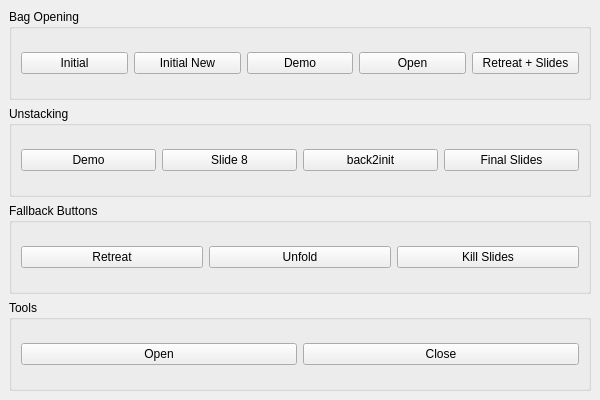
<?xml version="1.0" encoding="UTF-8"?>
<ui version="4.0">
 <class>MainWindow</class>
 <widget class="QMainWindow" name="MainWindow">
  <property name="geometry">
   <rect>
    <x>0</x>
    <y>0</y>
    <width>600</width>
    <height>400</height>
   </rect>
  </property>
  <property name="windowTitle">
   <string>Control Panel</string>
  </property>
  <widget class="QWidget" name="centralwidget">
   <layout class="QVBoxLayout" name="verticalLayout">

    <!-- 1️⃣ Bag Opening -->
    <item>
     <widget class="QGroupBox" name="groupBag">
      <property name="title">
       <string>Bag Opening</string>
      </property>
      <layout class="QHBoxLayout" name="horizontalLayout1">
       <item><widget class="QPushButton" name="btnBagInitial"><property name="text"><string>Initial</string></property></widget></item>
       <item><widget class="QPushButton" name="btnBagInitialNew"><property name="text"><string>Initial New</string></property></widget></item>
       <item><widget class="QPushButton" name="btnBagDemo"><property name="text"><string>Demo</string></property></widget></item>
       <item><widget class="QPushButton" name="btnBagOpen"><property name="text"><string>Open</string></property></widget></item>
       <item><widget class="QPushButton" name="btnBagRetreat"><property name="text"><string>Retreat + Slides</string></property></widget></item>
      </layout>
     </widget>
    </item>

    <!-- 2️⃣ Unstacking -->
    <item>
     <widget class="QGroupBox" name="groupUnstacking">
      <property name="title">
       <string>Unstacking</string>
      </property>
      <layout class="QHBoxLayout" name="horizontalLayout2">
       <item><widget class="QPushButton" name="btnUnstackDemo"><property name="text"><string>Demo</string></property></widget></item>
       <item><widget class="QPushButton" name="btnUnstackSlideEight"><property name="text"><string>Slide 8</string></property></widget></item>
       <item><widget class="QPushButton" name="btnUnstackInitial"><property name="text"><string>back2init</string></property></widget></item>
       <item><widget class="QPushButton" name="btnUnstackSlides"><property name="text"><string>Final Slides</string></property></widget></item>
      </layout>
     </widget>
    </item>

    <!-- 3️⃣ Unfolding -->
    <item>
     <widget class="QGroupBox" name="groupUnfolding">
      <property name="title">
       <string>Fallback Buttons</string>
      </property>
      <layout class="QHBoxLayout" name="horizontalLayout3">
       <item><widget class="QPushButton" name="btnFallbackRetreat"><property name="text"><string>Retreat</string></property></widget></item>
       <item><widget class="QPushButton" name="btnUnfold"><property name="text"><string>Unfold</string></property></widget></item>
       <item><widget class="QPushButton" name="btnKillSlides"><property name="text"><string>Kill Slides</string></property></widget></item>
      </layout>
     </widget>
    </item>

    <!-- 4️⃣ Tools -->
    <item>
     <widget class="QGroupBox" name="groupTools">
      <property name="title">
       <string>Tools</string>
      </property>
      <layout class="QHBoxLayout" name="horizontalLayout4">
       <item><widget class="QPushButton" name="btnToolsOpen"><property name="text"><string>Open</string></property></widget></item>
       <item><widget class="QPushButton" name="btnToolsClose"><property name="text"><string>Close</string></property></widget></item>
      </layout>
     </widget>
    </item>

   </layout>
  </widget>
 </widget>
 <resources/>
 <connections/>
</ui>
